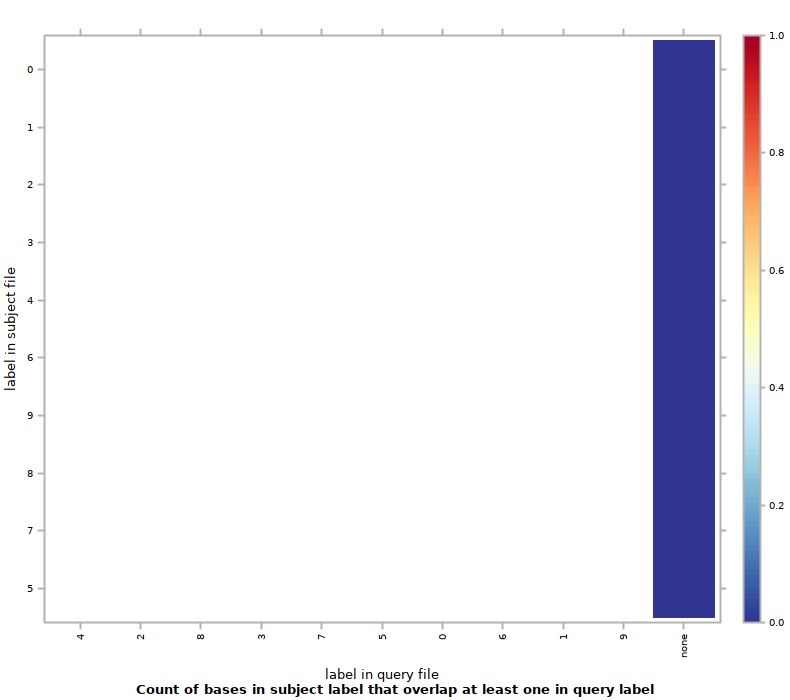

R code for this plot:
#!/usr/bin/env Rscript
## transcript produced by Segtools 1.1.14

segtools.r.dirname <-
  system2("python",
          c("-c", "'import segtools; print segtools.get_r_dirname()'"),
          stdout = TRUE)

source(file.path(segtools.r.dirname, 'common.R'))
source(file.path(segtools.r.dirname, 'overlap.R'))
save.overlap.performance('./MCseq1bp2bp/overlap-ordered', 'overlap.performance', './MCseq1bp2bp/overlap-ordered/overlap.tab', row.normalize = 'FALSE', mnemonic_file = './MCseq1bp2bp/overlap-direct/mnemonics1_new.txt', clobber = FALSE, col_mnemonic_file = './MCseq1bp2bp/overlap-direct/mnemonics2_new.txt')
save.overlap.heatmap('./MCseq1bp2bp/overlap-ordered', 'overlap', './MCseq1bp2bp/overlap-ordered/overlap.tab', clobber = FALSE, col_mnemonic_file = './MCseq1bp2bp/overlap-direct/mnemonics2_new.txt', cluster = FALSE, max_contrast = FALSE, row.normalize = 'FALSE', mnemonic_file = './MCseq1bp2bp/overlap-direct/mnemonics1_new.txt')
